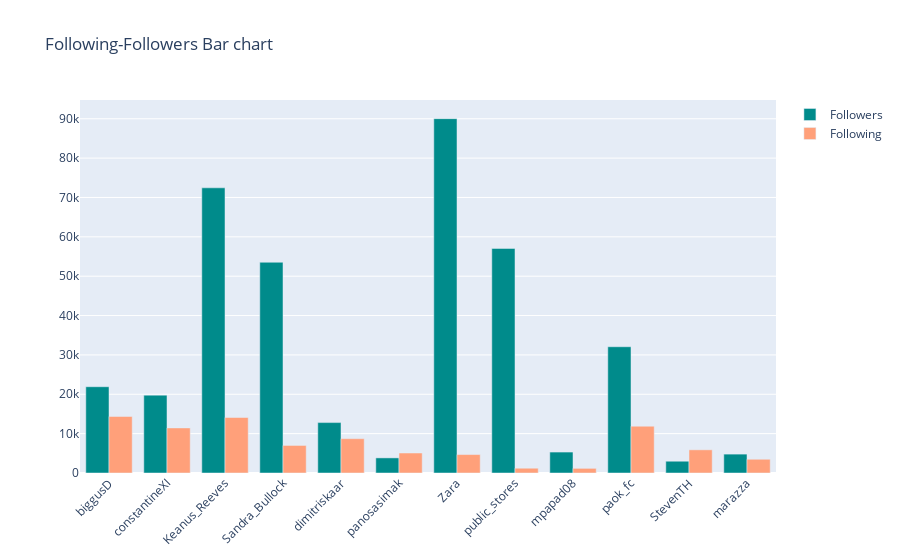

Notebook code cell kept with this figure:
### Code cell
import plotly.graph_objects as go

names = user['username']
Followers=user['Followers']
Following=user['Following']

fig = go.Figure()
fig.add_trace(go.Bar(
    x=names,
    y=Followers,
    name='Followers',
    marker_color='darkcyan'
))
fig.add_trace(go.Bar(
    x=names,
    y=Following,
    name='Following',
    marker_color='lightsalmon'
))

fig.update_layout(barmode='group', xaxis_tickangle=-45)
fig.update_layout(title='Following-Followers Bar chart')
fig.show()

### Figure 1 — Plotly figure (JSON) as saved in the notebook; plotly's stock layout.template omitted (floating-point values rounded to 4 significant figures)
{"data": [{"marker": {"color": "darkcyan"}, "name": "Followers", "type": "bar", "x": ["biggusD", "constantineXI", "Keanus_Reeves", "Sandra_Bullock", "dimitriskaar", "panosasimak", "Zara", "public_stores", "mpapad08", "paok_fc", "StevenTH", "marazza"], "y": [21920, 19780, 72452, 53540, 12810, 3840, 90025, 57053, 5320, 32076, 2990, 4799]}, {"marker": {"color": "lightsalmon"}, "name": "Following", "type": "bar", "x": ["biggusD", "constantineXI", "Keanus_Reeves", "Sandra_Bullock", "dimitriskaar", "panosasimak", "Zara", "public_stores", "mpapad08", "paok_fc", "StevenTH", "marazza"], "y": [14360, 11453, 14100, 7000, 8720, 5080, 4690, 1214, 1180, 11890, 5890, 3490]}], "layout": {"barmode": "group", "title": {"text": "Following-Followers Bar chart"}, "xaxis": {"tickangle": -45}}}
